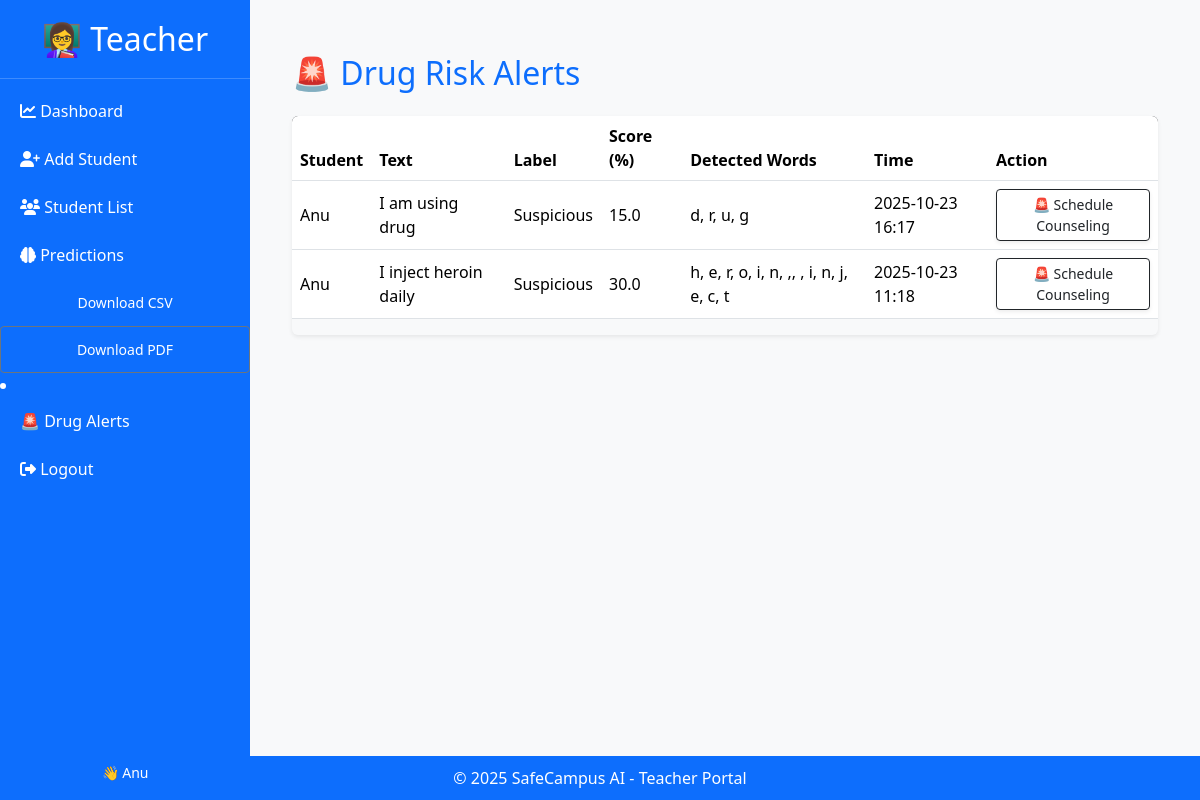
Before: /teachers/drug-alerts/ (signed in) with the older database file.
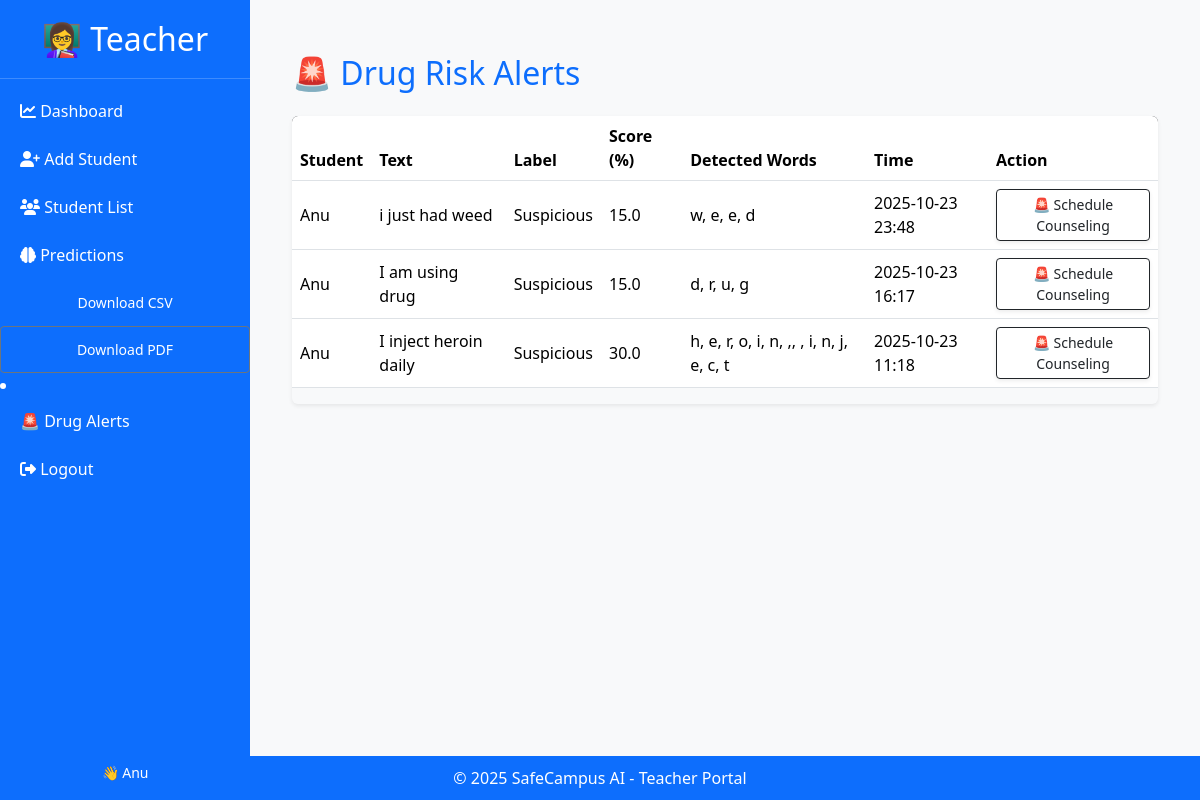
After: the same page with the newer database file.
### students/models.py (models this page shows, shortened)
class DrugAlert(models.Model):
    student = models.ForeignKey("Student", on_delete=models.CASCADE, related_name="drug_alerts")
    text = models.TextField()
    label = models.CharField(max_length=50)
    score = models.FloatField()
    detected_words = models.JSONField()
    timestamp = models.DateTimeField(default=timezone.now)
    reviewed = models.BooleanField(default=False)

class Student(models.Model):
    user = models.OneToOneField(User, on_delete=models.CASCADE, null=True, blank=True,related_name="student")
    student_id = models.CharField(max_length=64, unique=True)
    name = models.CharField(max_length=200, blank=True, null=True)
    email = models.EmailField(blank=True, null=True)

### teachers/views.py (the view)
# urls.py: path("drug-alerts/", views.drug_alerts, name="drug_alerts"),
@login_required
def drug_alerts(request):
    alerts = DrugAlert.objects.select_related("student").order_by("-timestamp")
    return render(request, "teachers/drug_alerts.html", {"alerts": alerts})

### students/context_processors.py (called while the page is built)
def unread_notifications(request):
    if request.user.is_authenticated and hasattr(request.user, 'student'):
        return {
            'unread_count': request.user.student.notifications.filter(read=False).count()
        }
    return {'unread_count': 0}

### teachers/templates/teachers/drug_alerts.html (shortened to what this page needs)
{% extends 'teachers/base.html' %}
{% block content %}
<div class="container mt-4">
  <h2 class="text-primary mb-4">🚨 Drug Risk Alerts</h2>
  {% if alerts %}
  <div class="table-responsive shadow-sm rounded">
    <table class="table table-hover align-middle">
      <thead class="bg-dark text-white">
        <tr>
          <th>Student</th>
          <th>Text</th>
          <th>Label</th>
          <th>Score (%)</th>
          <th>Detected Words</th>
          <th>Time</th>
          <th>Action</th>
        </tr>
      </thead>
      <tbody>
        {% for a in alerts %}
        <tr class="{% if a.label == 'Drug-related' %}bg-danger text-white{% elif a.label == 'Suspicious' %}bg-warning{% endif %}">
          <td>{{ a.student.name }}</td>
          <td>{{ a.text }}</td>
          <td>{{ a.label }}</td>
          <td>{{ a.score }}</td>
          <td>{{ a.detected_words|join:", " }}</td>
          <td>{{ a.timestamp|date:"Y-m-d H:i" }}</td>
          <td>
            {% if a.student %}
            <a href="{% url 'schedule_counseling' a.student.id %}"
               class="btn btn-sm btn-outline-dark shadow-sm">
               🚨 Schedule Counseling
            </a>
            {% else %}
            <span class="text-muted">No student</span>
            {% endif %}
          </td>
        </tr>
        {% endfor %}
      </tbody>
    </table>
  </div>
  {% else %}
  <p class="text-muted">No alerts detected yet.</p>
  {% endif %}
</div>
{% endblock %}

Changed rows visible on the page:
added DrugAlert: student.name "Anu", text "i just had weed", label "Suspicious", score "15.0", detected_words "w, e, e, d", timestamp "2025-10-23 23:48", shows "🚨 Schedule Counseling"
